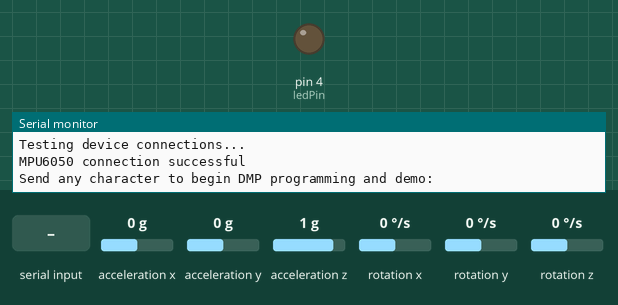
Simulated run of this sketch. Board: Arduino Uno, built with avr-gcc and run on an emulated ATmega328P. Parts: output pins drawn as LEDs (lit = HIGH), the last lines printed to the serial monitor. The test bench sets the inputs (shaded band); at power-on: rotation z 0 °/s, acceleration x 0 g, acceleration y 0 g, acceleration z 1 g, rotation x 0 °/s, rotation y 0 °/s.

Above: at 0.9 s.
1.0 s: "1" received over Serial
At 2.7 s:
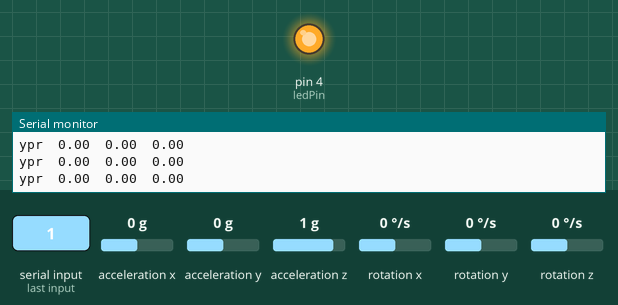
3.0 s: rotation z set to 2 °/s
At 3.7 s:
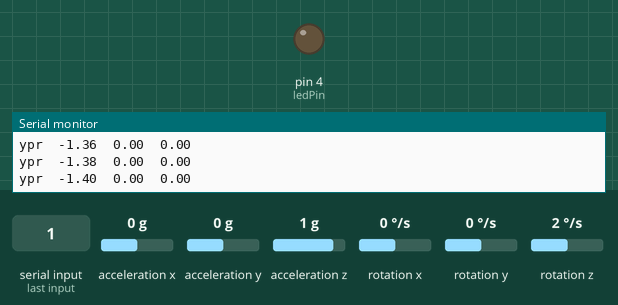
7.5 s: rotation z set to -100 °/s
At 7.68 s:
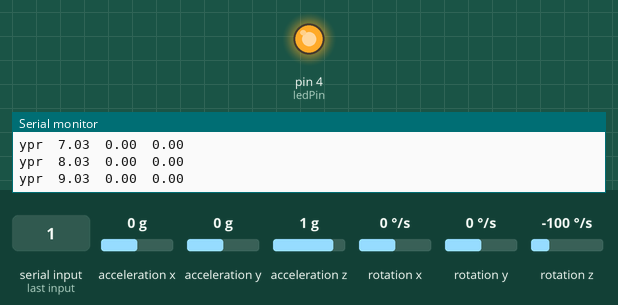
Timing chart, 0 to 16.5 s (numbered marks = the images above; inputs shaded):
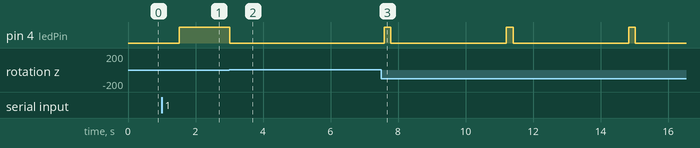

Measured:
- the behaviour switches between 0 and 1 °/s on rotation z (found by bisection; images 1 and 2)
- after the input at 1.0 s, pin 4 (ledPin): LOW → HIGH after 0.51 s
- after the input at 3.0 s, pin 4 (ledPin): HIGH → LOW at once
- after the input at 7.5 s, pin 4 (ledPin): alternates HIGH for 0.20 s and LOW for 3.4 s, starting after 0.09 s

The sketch:

Gyro.ino
```cpp
#include "I2Cdev.h"

#include "MPU6050_6Axis_MotionApps20.h"

#if I2CDEV_IMPLEMENTATION == I2CDEV_ARDUINO_WIRE
  #include "Wire.h"
#endif

MPU6050 mpu;

#define OUTPUT_READABLE_YAWPITCHROLL

bool blinkState = false;

// MPU control/status vars
bool dmpReady = false;  // set true if DMP init was successful
uint8_t mpuIntStatus;   // holds actual interrupt status byte from MPU
uint8_t devStatus;      // return status after each device operation (0 = success, !0 = error)
uint16_t packetSize;    // expected DMP packet size (default is 42 bytes)
uint8_t fifoBuffer[64]; // FIFO storage buffer

// orientation/motion vars
Quaternion q;           // [w, x, y, z]         quaternion container
VectorFloat gravity;    // [x, y, z]            gravity vector
float euler[3];         // [psi, theta, phi]    Euler angle container
float ypr[3];           // [yaw, pitch, roll]   yaw/pitch/roll container and gravity vector
float yaw;

int ledPin = 4;

// ================================================================
// ===                      INITIAL SETUP                       ===
// ================================================================

void setup() {
    // join I2C bus (I2Cdev library doesn't do this automatically)
    #if I2CDEV_IMPLEMENTATION == I2CDEV_ARDUINO_WIRE
        Wire.begin();
        Wire.setClock(400000); // 400kHz I2C clock. Comment this line if having compilation difficulties
    #elif I2CDEV_IMPLEMENTATION == I2CDEV_BUILTIN_FASTWIRE
        Fastwire::setup(400, true);
    #endif

    Serial.begin(115200);
    while (!Serial); // wait for Leonardo enumeration, others continue immediately

    // initialize device
    Serial.println(F("Initializing I2C devices..."));
    mpu.initialize();

    // verify connection
    Serial.println(F("Testing device connections..."));
    Serial.println(mpu.testConnection() ? F("MPU6050 connection successful") : F("MPU6050 connection failed"));

    // wait for ready
    Serial.println(F("\nSend any character to begin DMP programming and demo: "));
    while (Serial.available() && Serial.read()); // empty buffer
    while (!Serial.available());                 // wait for data
    while (Serial.available() && Serial.read()); // empty buffer again

    // load and configure the DMP
    Serial.println(F("Initializing DMP..."));
    devStatus = mpu.dmpInitialize();

    // supply your own gyro offsets here, scaled for min sensitivity
    mpu.setXGyroOffset(220);
    mpu.setYGyroOffset(76);
    mpu.setZGyroOffset(-85);
    mpu.setZAccelOffset(1788); // 1688 factory default for my test chip

    // make sure it worked (returns 0 if so)
    if (devStatus == 0) {
        mpu.CalibrateAccel(6);
        mpu.CalibrateGyro(6);
        mpu.PrintActiveOffsets();
        // turn on the DMP, now that it's ready
        Serial.println(F("Enabling DMP..."));
        mpu.setDMPEnabled(true);

        Serial.println(F("DMP ready! Waiting for first interrupt..."));
        dmpReady = true;

        packetSize = mpu.dmpGetFIFOPacketSize();
    } else {
        Serial.print(F("DMP Initialization failed (code "));
        Serial.print(devStatus);
        Serial.println(F(")"));
    }

    pinMode(ledPin, OUTPUT);
}


// ================================================================
// ===                    MAIN PROGRAM LOOP                     ===
// ================================================================

void loop() {
    // if programming failed, don't try to do anything
    if (!dmpReady) return;
    // read a packet from FIFO
    if (mpu.dmpGetCurrentFIFOPacket(fifoBuffer)) { // Get the Latest packet
        #ifdef OUTPUT_READABLE_YAWPITCHROLL
            // display Euler angles in degrees
            mpu.dmpGetQuaternion(&q, fifoBuffer);
            mpu.dmpGetGravity(&gravity, &q);
            mpu.dmpGetYawPitchRoll(ypr, &q, &gravity);
            Serial.print("ypr\t");
            Serial.print(ypr[0] * 180/M_PI);
            Serial.print("\t");
            Serial.print(ypr[1] * 180/M_PI);
            Serial.print("\t");
            Serial.println(ypr[2] * 180/M_PI);
        #endif
      yaw = ypr[0] * 180/M_PI;
      if(yaw >= 0 && yaw < 20){
        digitalWrite(ledPin, HIGH);
      } else {
        digitalWrite(ledPin, LOW);
      }
    }
}
```
